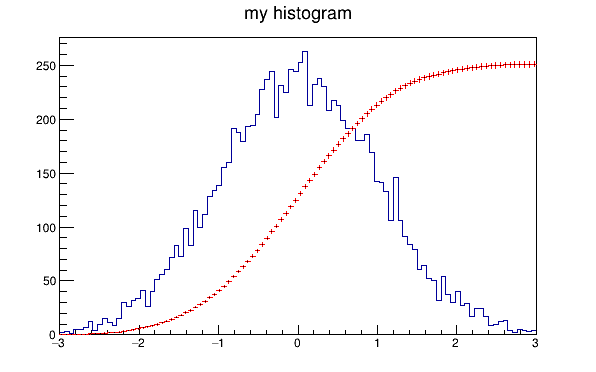

The Python source for this figure:
 
#include "TCanvas.h"
#include "TStyle.h"
#include "TH1.h"
#include "TGaxis.h"
#include "TRandom.h"
 
import ROOT
 
c1 = ROOT.TCanvas("c1","hists with different scales",600,400)
 
ROOT.gStyle.SetOptStat(False)
 
h1 = ROOT.TH1F("h1","my histogram",100,-3,3)
 
for i in range(10000) :
    h1.Fill(ROOT.gRandom.Gaus(0,1))
 
h1.Draw()
c1.Update()
 
hint1 = ROOT.TH1F("hint1","h1 bins integral",100,-3,3)
 
sum = 0
for i in range(1,101) :
   sum += h1.GetBinContent(i)
   hint1.SetBinContent(i,sum)
 
rightmax = 1.1*hint1.GetMaximum()
scale = ROOT.gPad.GetUymax()/rightmax
hint1.SetLineColor(ROOT.kRed)
hint1.Scale(scale)
hint1.Draw("same")
c1.SaveAs("teststh.png") 
